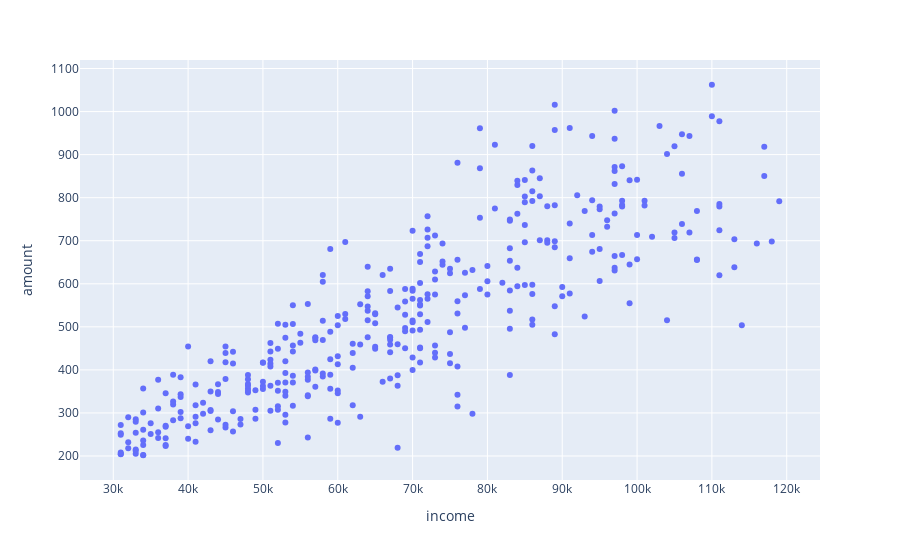

Notebook cell for this chart:
### Code cell
px.scatter(df_amount,x='income', y='amount',)

### Figure 1 — Plotly figure (JSON) as saved in the notebook; plotly's stock layout.template omitted (floating-point values rounded to 4 significant figures; data arrays with more than 128 entries replaced by an {"elided": "..."} marker saying what was removed)
{"data": [{"hovertemplate": "income=%{x}<br>amount=%{y}<extra></extra>", "legendgroup": "", "marker": {"color": "#636efa", "symbol": "circle"}, "mode": "markers", "name": "", "orientation": "v", "showlegend": false, "type": "scatter", "x": {"elided": "371 int values"}, "xaxis": "x", "y": {"elided": "371 float values"}, "yaxis": "y"}], "layout": {"legend": {"tracegroupgap": 0}, "margin": {"t": 60}, "xaxis": {"anchor": "y", "domain": [0, 1], "title": {"text": "income"}}, "yaxis": {"anchor": "x", "domain": [0, 1], "title": {"text": "amount"}}}}
